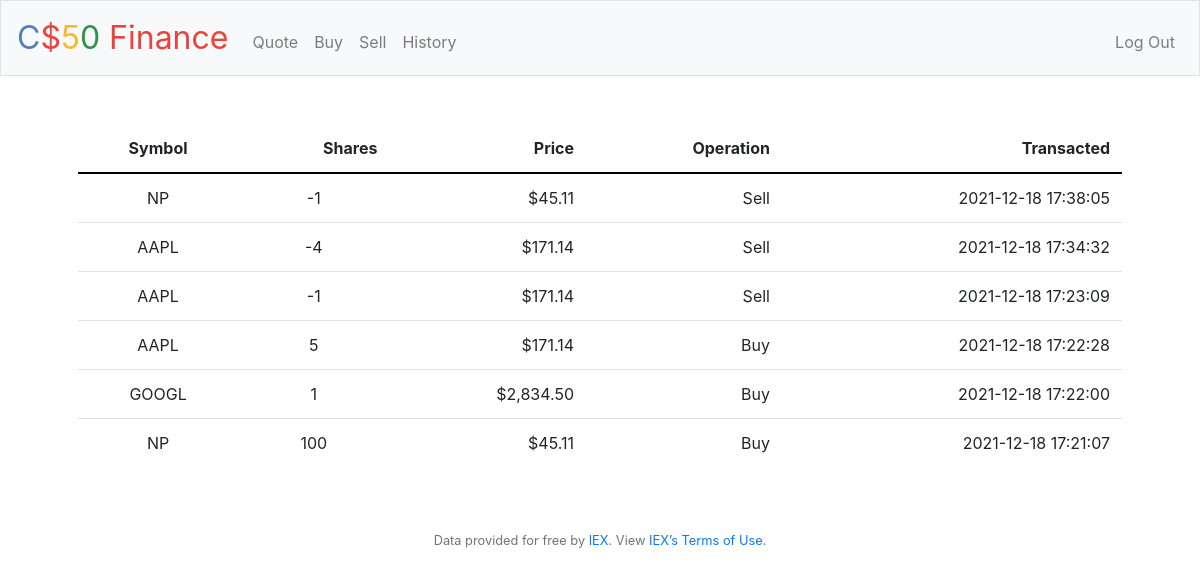
Screenshot of /history (signed in) with the database file from the repository.
### tables this page shows
CREATE TABLE 'transactions' ('id' integer PRIMARY KEY AUTOINCREMENT NOT NULL, 'symbol' varchar(10), 'price' integer, 'user_id' integer,'operation_date' timestamp, 'shares' INTEGER, 'operation_type' varchar(4));

### application.py (the view)
@app.route("/history")
@login_required
def history():
    user_id = session["user_id"]
    operations = db.execute("SELECT * FROM transactions WHERE user_id = ? ORDER BY operation_date DESC", user_id)
    return render_template("history.html", operations=operations)

### application.py (called while the page is built)
@app.after_request
def after_request(response):
    response.headers["Cache-Control"] = "no-cache, no-store, must-revalidate"
    response.headers["Expires"] = 0
    response.headers["Pragma"] = "no-cache"
    return response

### helpers.py (called while the page is built)
def login_required(f):
    @wraps(f)
    def decorated_function(*args, **kwargs):
        if session.get("user_id") is None:
            return redirect("/login")
        return f(*args, **kwargs)
    return decorated_function

def usd(value):
    return f"${value:,.2f}"

### templates/history.html (shortened to what this page needs)
{% extends "layout.html" %}
{% block main %}
    <table class="table">
        <thead>
            <tr>
                <th class="text-start">Symbol</th>
                <th class="text-end">Shares</th>
                <th class="text-end">Price</th>
                <th class="text-end">Operation</th>
                <th class="text-end">Transacted</th>
            </tr>
        </thead>
       <tbody>
            {% for operation in operations %}
                <tr>
                    <td class="text-start">{{ operation.symbol }}</td>
                    <td class="text-start">{{ operation.shares }}</td>
                    <td class="text-end">{{ operation.price | usd }}</td>
                    <td class="text-end">{{ operation.operation_type }}</td>
                    <td class="text-end">{{ operation.operation_date }}</td>
                </tr>
            {% endfor%}
        </tbody>
    </table>
{% endblock %}

### templates/layout.html (shortened to what this page needs)
<!DOCTYPE html>
<html lang="en">
    <head>
        <link rel="stylesheet" href="https://cdn.jsdelivr.net/npm/bootstrap@4.5.3/dist/css/bootstrap.min.css">
        <link href="/static/styles.css" rel="stylesheet">
    </head>
    <body>
        <nav class="navbar navbar-expand-md navbar-light bg-light border">
            <a class="navbar-brand" href="/"><span class="blue">C</span><span class="red">$</span><span class="yellow">5</span><span class="green">0</span> <span class="red">Finance</span></a>
            <div class="collapse navbar-collapse" id="navbar">
                {% if session.user_id %}
                    <ul class="navbar-nav mr-auto mt-2">
                        <li class="nav-item"><a class="nav-link" href="/quote">Quote</a></li>
                        <li class="nav-item"><a class="nav-link" href="/buy">Buy</a></li>
                        <li class="nav-item"><a class="nav-link" href="/sell">Sell</a></li>
                        <li class="nav-item"><a class="nav-link" href="/history">History</a></li>
                    </ul>
                    <ul class="navbar-nav ml-auto mt-2">
                        <li class="nav-item"><a class="nav-link" href="/logout">Log Out</a></li>
                    </ul>
                {% else %}
                    <ul class="navbar-nav ml-auto mt-2">
                        <li class="nav-item"><a class="nav-link" href="/register">Register</a></li>
                        <li class="nav-item"><a class="nav-link" href="/login">Log In</a></li>
                    </ul>
                {% endif %}
            </div>
        </nav>
        <main class="container p-5">
            {% block main %}{% endblock %}
        </main>
        <footer class="small text-center text-muted">
            Data provided for free by <a href="https://iextrading.com/developer">IEX</a>. View <a href="https://iextrading.com/api-exhibit-a/">IEX’s Terms of Use</a>.
        </footer>
    </body>
</html>

### static/styles.css (style rules this page uses)
nav .navbar-brand { font-size: xx-large; }
nav .navbar-brand .blue { color: #537fbe; }
nav .navbar-brand .red { color: #ea433b; }
nav .navbar-brand .yellow { color: #f5b82e; }
nav .navbar-brand .green { color: #2e944b; }
main { overflow-x: auto; text-align: center; }
.text-end { text-align: right; }
.table>:not(:first-child) { border-top: 2px solid #000; }
tbody, td, tfoot, th, thead, tr { border-color: inherit; border-style: solid; border-width: 0; }
.table th { border-top: 0; border-bottom: 2px solid #000 !important; }

### rows the page displays
transactions: symbol "NP", shares "-1", price "$45.11", operation_type "Sell", operation_date "2021-12-18 17:38:05"
transactions: symbol "AAPL", shares "-4", price "$171.14", operation_type "Sell", operation_date "2021-12-18 17:34:32"
transactions: symbol "AAPL", shares "-1", price "$171.14", operation_type "Sell", operation_date "2021-12-18 17:23:09"
transactions: symbol "AAPL", shares "5", price "$171.14", operation_type "Buy", operation_date "2021-12-18 17:22:28"
transactions: symbol "GOOGL", shares "1", price "$2,834.50", operation_type "Buy", operation_date "2021-12-18 17:22:00"
transactions: symbol "NP", shares "100", price "$45.11", operation_type "Buy", operation_date "2021-12-18 17:21:07"
